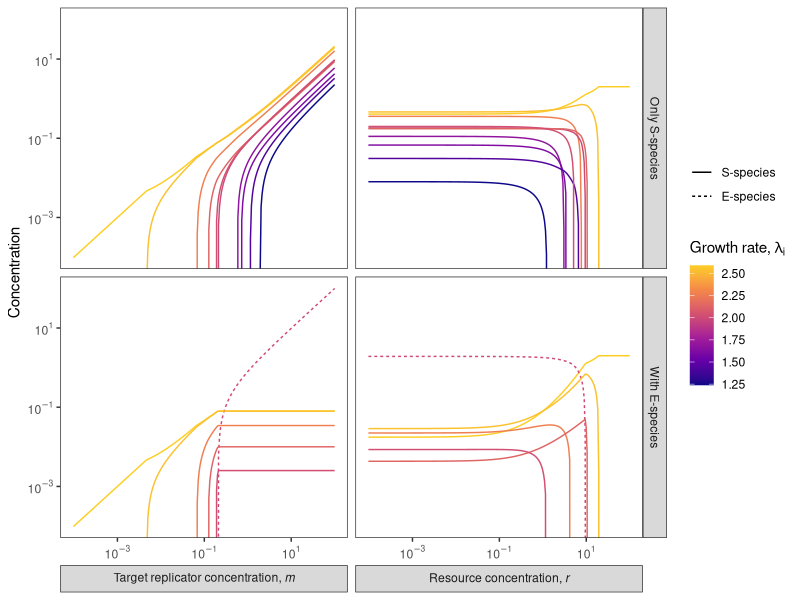

Generate this figure with R:
library(tidyverse)


read_tsv("../data/eco_data.tsv", col_types = "cldicdddi") |>
  filter(conc > 0) |>
  mutate(
    type = fct_relevel(type, "S-species", "E-species"),
    param = as_factor(ifelse(param == "m",
                             "'Target replicator concentration,'~italic('m')",
                             "'Resource concentration,'~italic('r')")),
    expType = ifelse(expType, "With E-species", "Only S-species")
  ) |>
  ggplot(aes(x = paramValue, y = conc, color = growthRate,
             group = species, linetype = type)) +
  geom_line() +
  scale_x_log10(labels = scales::label_log()) +
  scale_y_log10(labels = scales::label_log()) +
  scale_color_viridis_c(option = "C", end = 0.9) +
  labs(x = NULL, y = "Concentration",
       linetype = NULL, color = expression(paste("Growth rate, ", lambda[i]))) +
  facet_grid(expType ~ param, labeller = labeller(.cols = label_parsed), switch = "x") +
  coord_cartesian(ylim = c(1e-4, NA)) +
  theme_bw() +
  theme(panel.grid = element_blank(), strip.placement = "outside")

#ggsave("../figures/Fig_2_absolute.pdf", device = cairo_pdf, width = 8, height = 5)
